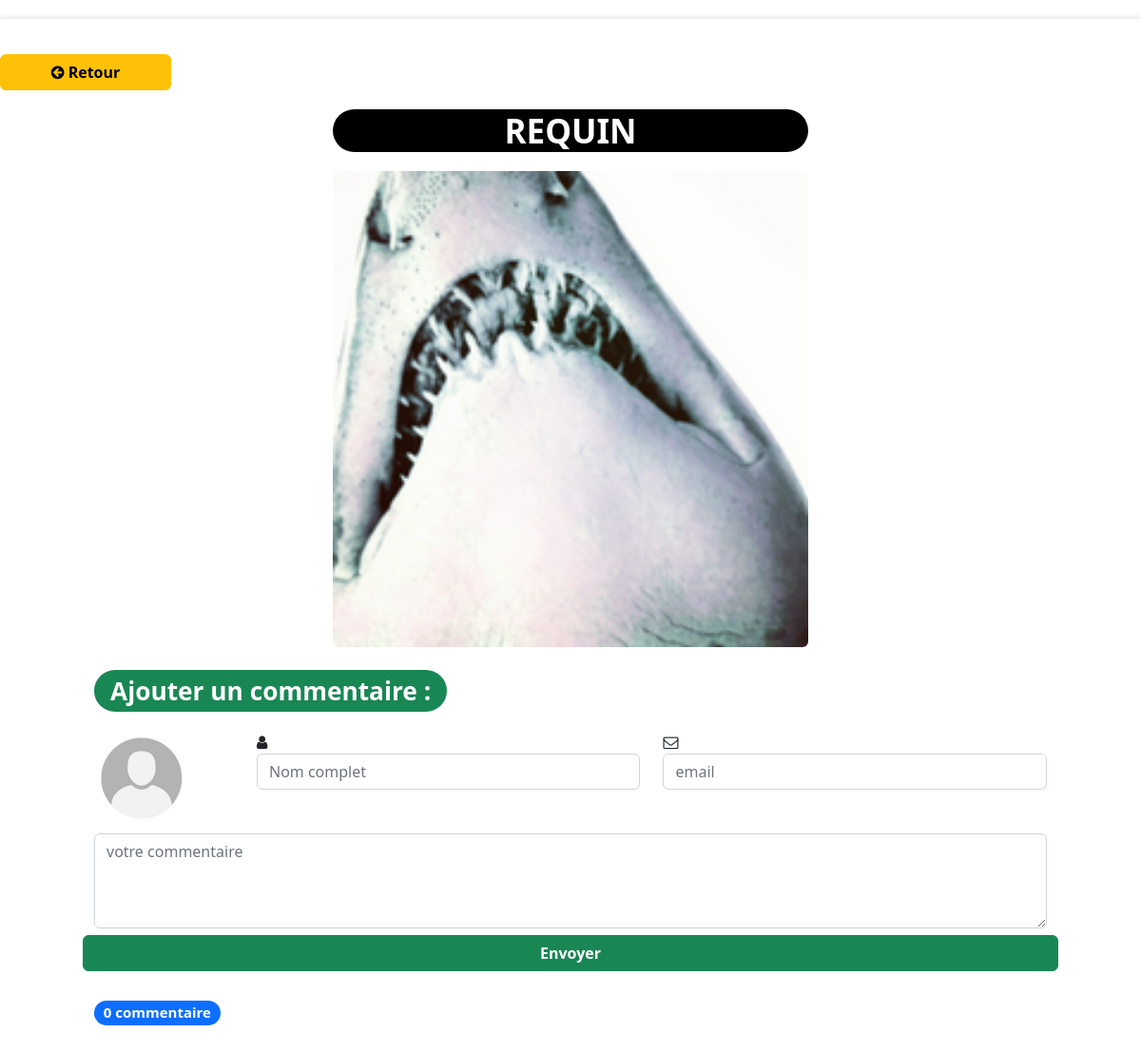
The page /comments.php?id=57 on the database its author committed.
### tables this page shows
CREATE TABLE IF NOT EXISTS `images` (
  `id` int(11) NOT NULL AUTO_INCREMENT,
  `name` varchar(100) NOT NULL,
  `image` varchar(255) NOT NULL,
  `title` varchar(100) DEFAULT NULL,
  `isdeleted` int(11) NOT NULL DEFAULT '0',
  PRIMARY KEY (`id`)
);

### comments.php (the view, shortened to what this page needs)
<!DOCTYPE html>
<html lang="en">
<head>
    <link href="https://cdn.jsdelivr.net/npm/bootstrap@5.2.3/dist/css/bootstrap.min.css" rel="stylesheet">
    <link href="https://maxcdn.bootstrapcdn.com/font-awesome/4.3.0/css/font-awesome.min.css" rel="stylesheet">
</head>
<body>
    <section class="content-item" id="comments">
        <a class="btn btn-warning fw-bold " href="view" style="width: 15%;"><i class="fa fa-arrow-circle-left" aria-hidden="true"></i> Retour</a>
        <div class="d-flex justify-content-center align-items-center container">
            <div class="">
                <?php
                $database = new Connection();
                $db = $database->openConnection();
                $stmt = $db->prepare('SELECT * from images where id=' . $_REQUEST["id"] . '');
                $stmt->execute();
                $imagelist = $stmt->fetchAll();
                ?>
                <div class="w-50 ml-0 mr-0 mx-auto">
                <h2 class="text-center  rounded-pill text-white bg-black"><?php echo $imagelist[0]["title"] ?></h2>
                    <img src="<?php echo $imagelist[0]["image"] ?>" class="img rounded" title="<?php echo $imagelist[0]["title"] ?>" alt="" style="width: 100%;" >
                </div>
                <form class="form" method="POST" action="">
                    <h2 class="h2"><span class="badge rounded-pill bg-success" style="text-transform: initial;">Ajouter un commentaire :</span></h2>
                    <fieldset>
                        <div class="row">
                            <div class="col-sm-2 col-xs-1">
                                <img class="rounded-pill" src="uploads/koko1.png" alt="" width="100" height="100">
                            </div>
                            <div class="col-sm-5">
                                <div class="form-group fl_icon">
                                    <div class="icon"><i class="fa fa-user"></i></div>
                                    <input class="form-control" name="full_name" type="text" placeholder="Nom complet" required>
                                </div>
                            </div>
                            <div class="col-sm-5">
                                <div class="form-group fl_icon">
                                    <div class="icon"><i class="fa fa-envelope-o"></i></div>
                                    <input class="form-control" name="email" type="email" placeholder="email" required>
                                </div>
                            </div>
                            <div class="col-sm-12">
                                <div class="form-group">
                                    <textarea class="form-control mt-2" name="comments" required="" placeholder="votre commentaire"></textarea>
                                </div>
                            </div class="col-sm-12">
                            <button type="submit" name="btn_comnt" class="btn btn-success fw-bold">Envoyer</button>
                        </div>
                    </fieldset>
                </form>
                <?php
                $stmt2 = $db->prepare("SELECT count(*) as 'total' from comments where id_img=" . $_REQUEST["id"]);
                $stmt2->execute();
                $count = $stmt2->fetch();
                ?>
                <h3><span class="badge bg-primary rounded-pill"><?php echo $count['total'] ?> commentaire</span></h3>
            </div>
    </section>
</body>
</html>

### comments.php (style rules this page uses)
body { margin-top: 20px; }
.content-item { padding: 30px 0; background-color: #FFFFFF; }
.content-item h2 { font-weight: 700; font-size: 35px; line-height: 45px; text-transform: uppercase; margin: 20px 0; }
.content-item h3 { font-weight: 400; font-size: 20px; color: #555555; margin: 10px 0 15px; padding: 0; }
#comments { box-shadow: 0 -1px 6px 1px rgba(0, 0, 0, 0.1); background-color: #FFFFFF; }
#comments form { margin-bottom: 30px; }
#comments .btn { margin-top: 7px; }
#comments form fieldset { clear: both; }
#comments form textarea { height: 100px; }

### rows shown on the page
images: title "REQUIN", image (picture)

### other values the page prints
$count['total'] "0"
